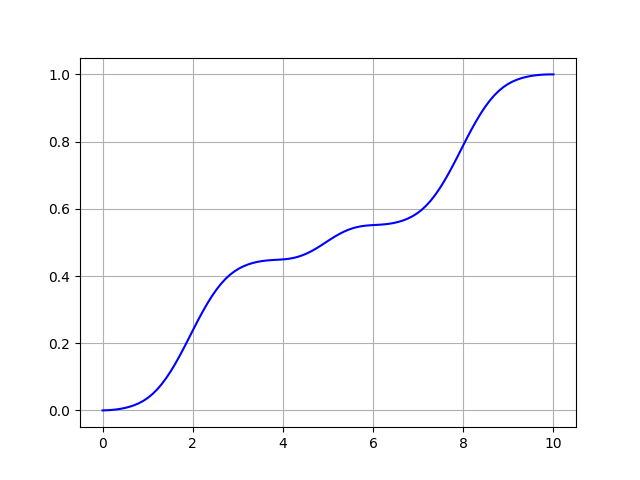

Recreate this plot in Python.
import matplotlib.pyplot as plt
import numpy as np
from scipy.interpolate import interp1d

xs = np.array([0, 0.5, 1, 2, 3, 3.5, 4,   5, 6,   6.5, 7, 8, 9, 9.5, 10])
ys = np.array([0, 0.3, 1, 3, 1, 0.3, 0.1, 1, 0.1, 0.3, 1, 3, 1, 0.3, 0])

f = interp1d(xs, ys, kind="cubic")
xis = np.linspace(0, xs[-1], 1000)
yis = f(xis)

yis = yis / (sum(yis) * 10/1000)

F = []
prev = 0
for y in yis:
    s = y * 0.01
    F.append(prev + s)
    prev += s

plt.plot(xis, F, "b")
plt.grid(True)
plt.savefig("e3.png")
